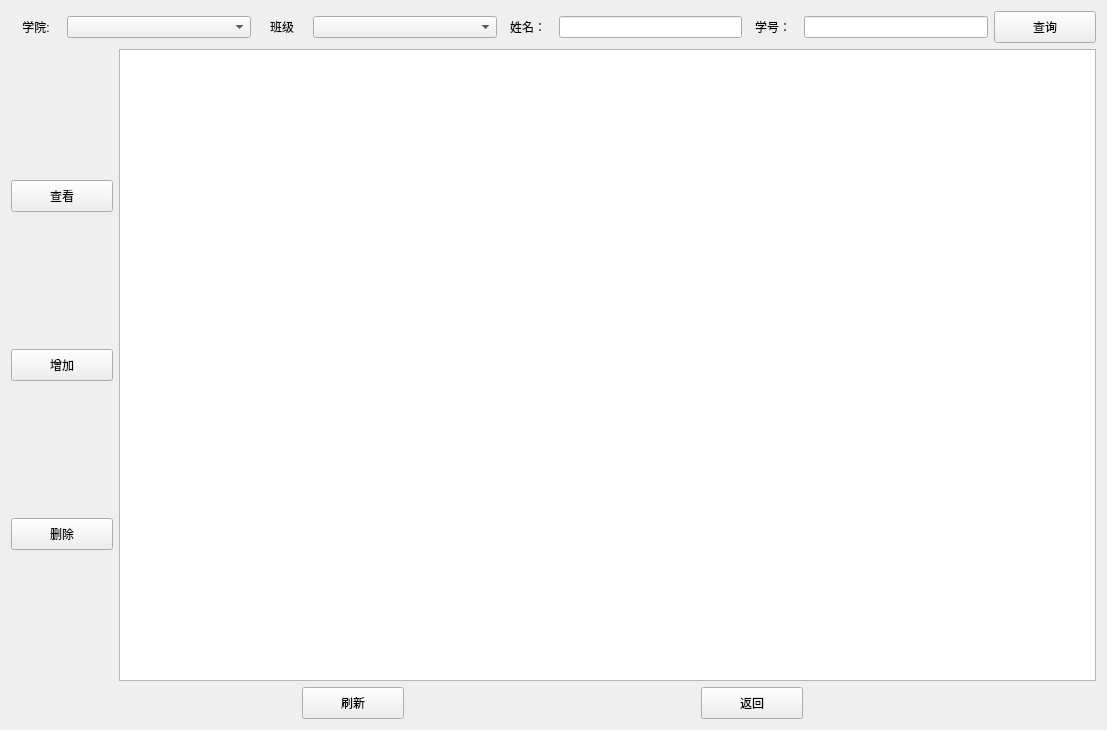
<?xml version="1.0" encoding="UTF-8"?>
<ui version="4.0">
 <class>database</class>
 <widget class="QWidget" name="database">
  <property name="geometry">
   <rect>
    <x>0</x>
    <y>0</y>
    <width>1107</width>
    <height>730</height>
   </rect>
  </property>
  <property name="windowTitle">
   <string>database</string>
  </property>
  <property name="styleSheet">
   <string notr="true">    QPushButton {
        min-width: 100px;
        min-height: 30px;
        max-width: 100px;
        max-height: 30;
    }</string>
  </property>
  <layout class="QVBoxLayout" name="verticalLayout_4">
   <item>
    <layout class="QHBoxLayout" name="horizontalLayout_2" stretch="10">
     <item>
      <layout class="QVBoxLayout" name="verticalLayout_3">
       <item>
        <layout class="QVBoxLayout" name="verticalLayout_2" stretch="0,1,0">
         <item>
          <layout class="QHBoxLayout" name="top" stretch="1,1,1,1,0">
           <item>
            <layout class="QHBoxLayout" name="horizontalLayout_6">
             <item>
              <widget class="QLabel" name="label">
               <property name="sizePolicy">
                <sizepolicy hsizetype="Maximum" vsizetype="Preferred">
                 <horstretch>0</horstretch>
                 <verstretch>0</verstretch>
                </sizepolicy>
               </property>
               <property name="minimumSize">
                <size>
                 <width>50</width>
                 <height>0</height>
                </size>
               </property>
               <property name="text">
                <string>学院:</string>
               </property>
               <property name="alignment">
                <set>Qt::AlignCenter</set>
               </property>
              </widget>
             </item>
             <item>
              <widget class="QComboBox" name="department_box"/>
             </item>
            </layout>
           </item>
           <item>
            <layout class="QHBoxLayout" name="horizontalLayout_5">
             <item>
              <widget class="QLabel" name="label_2">
               <property name="sizePolicy">
                <sizepolicy hsizetype="Maximum" vsizetype="Preferred">
                 <horstretch>0</horstretch>
                 <verstretch>0</verstretch>
                </sizepolicy>
               </property>
               <property name="minimumSize">
                <size>
                 <width>50</width>
                 <height>0</height>
                </size>
               </property>
               <property name="text">
                <string>班级</string>
               </property>
               <property name="alignment">
                <set>Qt::AlignCenter</set>
               </property>
              </widget>
             </item>
             <item>
              <widget class="QComboBox" name="class_box"/>
             </item>
            </layout>
           </item>
           <item>
            <layout class="QHBoxLayout" name="horizontalLayout_8">
             <item>
              <widget class="QLabel" name="label_3">
               <property name="sizePolicy">
                <sizepolicy hsizetype="Maximum" vsizetype="Preferred">
                 <horstretch>0</horstretch>
                 <verstretch>0</verstretch>
                </sizepolicy>
               </property>
               <property name="minimumSize">
                <size>
                 <width>50</width>
                 <height>0</height>
                </size>
               </property>
               <property name="text">
                <string>姓名：</string>
               </property>
               <property name="alignment">
                <set>Qt::AlignCenter</set>
               </property>
              </widget>
             </item>
             <item>
              <widget class="QLineEdit" name="name_input">
               <property name="text">
                <string/>
               </property>
              </widget>
             </item>
            </layout>
           </item>
           <item>
            <layout class="QHBoxLayout" name="horizontalLayout_12">
             <item>
              <widget class="QLabel" name="label_4">
               <property name="sizePolicy">
                <sizepolicy hsizetype="Maximum" vsizetype="Preferred">
                 <horstretch>0</horstretch>
                 <verstretch>0</verstretch>
                </sizepolicy>
               </property>
               <property name="minimumSize">
                <size>
                 <width>50</width>
                 <height>0</height>
                </size>
               </property>
               <property name="text">
                <string>学号：</string>
               </property>
               <property name="alignment">
                <set>Qt::AlignCenter</set>
               </property>
              </widget>
             </item>
             <item>
              <widget class="QLineEdit" name="ID_input">
               <property name="text">
                <string/>
               </property>
              </widget>
             </item>
            </layout>
           </item>
           <item>
            <widget class="QPushButton" name="look_bt">
             <property name="text">
              <string>查询</string>
             </property>
            </widget>
           </item>
          </layout>
         </item>
         <item>
          <layout class="QHBoxLayout" name="mid" stretch="1,9">
           <item>
            <layout class="QVBoxLayout" name="verticalLayout" stretch="1,1,1">
             <item>
              <layout class="QHBoxLayout" name="horizontalLayout_18">
               <item>
                <widget class="QPushButton" name="view_bt">
                 <property name="text">
                  <string>查看</string>
                 </property>
                </widget>
               </item>
              </layout>
             </item>
             <item>
              <layout class="QHBoxLayout" name="horizontalLayout_17">
               <item>
                <widget class="QPushButton" name="add_bt">
                 <property name="text">
                  <string>增加</string>
                 </property>
                </widget>
               </item>
              </layout>
             </item>
             <item>
              <layout class="QHBoxLayout" name="horizontalLayout_13">
               <item>
                <widget class="QPushButton" name="delete_bt">
                 <property name="text">
                  <string>删除</string>
                 </property>
                </widget>
               </item>
              </layout>
             </item>
            </layout>
           </item>
           <item>
            <widget class="QTableView" name="tableView"/>
           </item>
          </layout>
         </item>
         <item>
          <layout class="QHBoxLayout" name="bottom">
           <item>
            <widget class="QPushButton" name="refresh_bt">
             <property name="sizePolicy">
              <sizepolicy hsizetype="Maximum" vsizetype="Fixed">
               <horstretch>0</horstretch>
               <verstretch>0</verstretch>
              </sizepolicy>
             </property>
             <property name="text">
              <string>刷新</string>
             </property>
            </widget>
           </item>
           <item>
            <widget class="QPushButton" name="back_bt">
             <property name="sizePolicy">
              <sizepolicy hsizetype="Maximum" vsizetype="Fixed">
               <horstretch>0</horstretch>
               <verstretch>0</verstretch>
              </sizepolicy>
             </property>
             <property name="text">
              <string>返回</string>
             </property>
            </widget>
           </item>
          </layout>
         </item>
        </layout>
       </item>
      </layout>
     </item>
    </layout>
   </item>
  </layout>
 </widget>
 <resources/>
 <connections/>
</ui>
